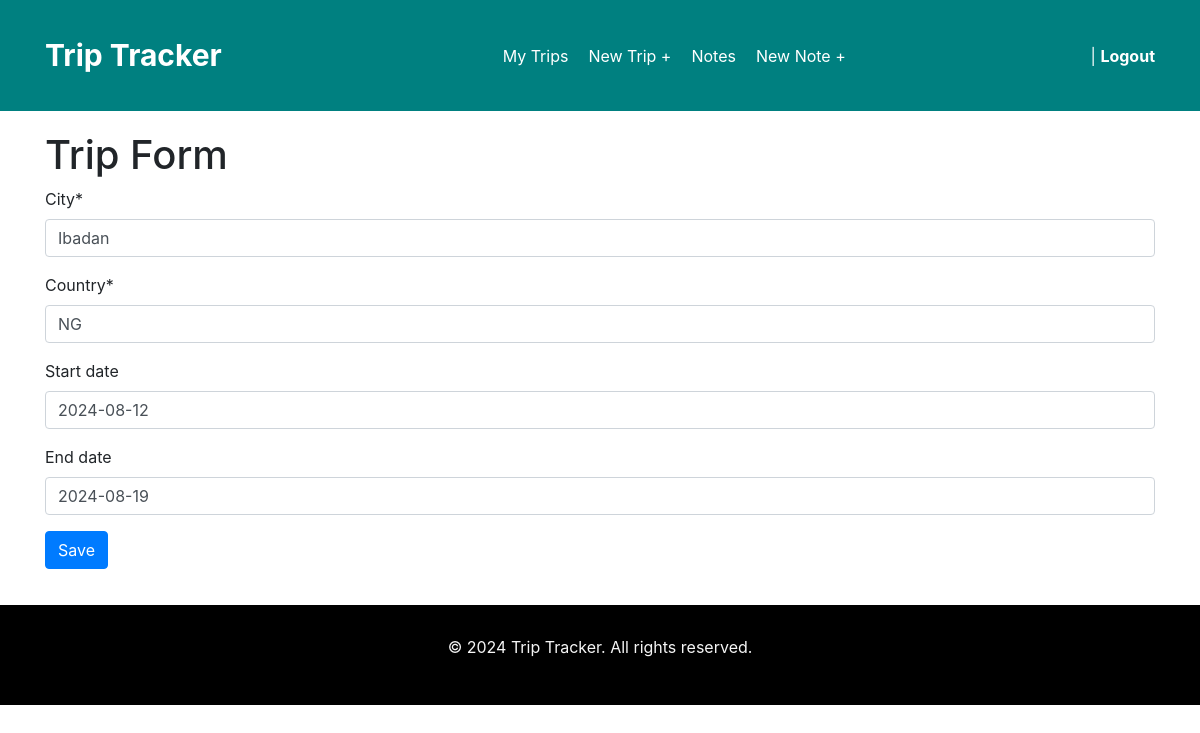
The page /dashboard/trips/1/update/ on the database its author committed.
### tripp/models.py (models this page shows, shortened)
class Trip(models.Model):
    city  = models.CharField(max_length=20)
    country =models.CharField( max_length=2)
    start_date=models.DateField(null=True, blank=True)
    end_date=models.DateField(null=True, blank=True)
    owner = models.ForeignKey(user,  on_delete=models.CASCADE, related_name='trips')

### tripp/views.py (the view)
# urls.py: path('dashboard/trips/<int:id>/update/',TripUpdateView.as_view(), name= 'trip-update'),
class TripUpdateView(UpdateView):
    model = Trip
    fields = ['city', 'country', 'start_date', 'end_date']
    success_url = reverse_lazy('trip-list')
    def get_object(self):
        return Trip.objects.get(id=self.kwargs['id'])

### tripp/templates/tripp/trip_form.html (shortened to what this page needs)
{% extends "tripp/_base.html" %}
{% load crispy_forms_tags %}
{% block content %}
<link href="https://maxcdn.bootstrapcdn.com/bootstrap/4.0.0/css/bootstrap.min.css" rel="stylesheet">
<h1>Trip Form</h1>
<form action="" method="post">
    {{ form|crispy }}
    <input type ='submit' value = 'Save' class="btn btn-primary">
</form>
{% endblock  %}

### tripp/static/tripp/index.css (style rules this page uses)
body { font-family: Arial, sans-serif; margin: 0; padding: 0; background-color: #f0f8ff; color: #333; }

### rows shown on the page
Trip: city "Ibadan", country "NG", start_date "2024-08-12", end_date "2024-08-19"
